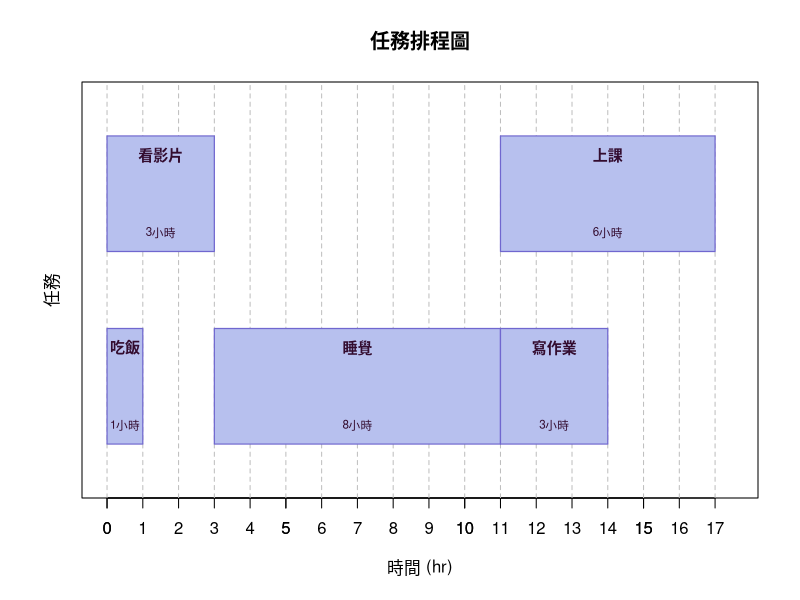

Write the R code that produced this figure.
init_vars <- function(N) {
  list(
    in_degree = rep(0, N),
    out_edges = vector("list", N),
    visited = rep(FALSE, N),
    start_time = rep(0, N)
  )
}

prepare_data <- function(task_times, dependencies = NULL) {
  N <- length(task_times)
  vars <- init_vars(N)
  if (!is.null(dependencies)) {
    for (i in 1:nrow(dependencies)) {
      pre <- dependencies[i, 1]
      post <- dependencies[i, 2]
      vars$out_edges[[pre]] <- append(vars$out_edges[[pre]], post)
      vars$in_degree[post] <- vars$in_degree[post] + 1
    }
  }
  
  list(
    N = N,
    task_times = task_times,
    in_degree = vars$in_degree,
    out_edges = vars$out_edges,
    visited = vars$visited,
    start_time = vars$start_time,
    dependencies = dependencies
  )
}

solve_schedule <- function(data) {
  queue <- which(data$in_degree == 0)
  while (length(queue) > 0) {
    node <- queue[1]
    queue <- queue[-1]
    if (data$visited[node]) next
    data$visited[node] <- TRUE
    if (is.null(data$out_edges[[node]]) || length(data$out_edges[[node]]) == 0) next
    for (v in data$out_edges[[node]]) {
      if ((data$start_time[node] + data$task_times[node]) > data$start_time[v]) {
        data$start_time[v] <- data$start_time[node] + data$task_times[node]
      }
      data$in_degree[v] <- data$in_degree[v] - 1
      if (data$in_degree[v] == 0) {
        queue <- c(queue, v)
      }
    }
  }
  total_time <- max(data$start_time + data$task_times)
  
  list(start_time = data$start_time, total_time = total_time)
}

plot_schedule <- function(start_time, task_times, task_names = NULL) {
  N <- length(task_times)
  if (is.null(task_names)) task_names <- paste("Task", 1:N)
  task_order <- order(start_time)
  x_left <- start_time[task_order]
  x_right <- x_left + task_times[task_order]
  labels <- task_names[task_order]
  lanes <- c()
  y_positions <- integer(N)
  for (i in seq_len(N)) {
    available_lanes <- which(x_left[i] >= lanes)
    if (length(available_lanes) == 0) {
      lanes <- c(lanes, x_right[i])
      y_positions[i] <- length(lanes)
    } else {
      chosen_lane <- available_lanes[which.min(lanes[available_lanes])]
      y_positions[i] <- chosen_lane
      lanes[chosen_lane] <- x_right[i]
    }
  }
  
  plot(
    NULL, xlim = c(0, max(x_right) + 0.5), ylim = c(0.5, max(y_positions) + 0.5),
    xlab = "時間 (hr)", ylab = "", yaxt = "n", main = "任務排程圖"
  )
  title(ylab = "任務", line = 1)
  xticks <- seq(0, max(x_right), by = 1)
  axis(side = 1, at = xticks)
  abline(v = xticks, col = "gray", lty = 2)
  for (i in seq_len(N)) {
    y <- y_positions[i]
    rect(x_left[i], y - 0.3, x_right[i], y + 0.3, col = "#b7c0ee", border = "#7067cf", lwd = 1.2)
    text((x_left[i] + x_right[i]) / 2, y + 0.2, labels[i], font = 2, cex = 0.9, col = "#330c2f")
    text((x_left[i] + x_right[i]) / 2, y - 0.2, paste0(task_times[task_order[i]], "小時"), cex = 0.7, col = "#330c2f")
  }
}

# -------------------------------
# 範例使用
# -------------------------------
task_times <- c(1, 6, 3, 8, 3)
dependencies <- matrix(c(1, 4, 4, 2, 3, 4, 4, 5), ncol = 2, byrow = TRUE)
task_names <- c("吃飯", "上課", "看影片", "睡覺", "寫作業")
input_data <- prepare_data(task_times, dependencies)
result <- solve_schedule(input_data)
plot_schedule(result$start_time, task_times, task_names)
cat("完成所有任務最短時間: ", result$total_time, "小時\n")

